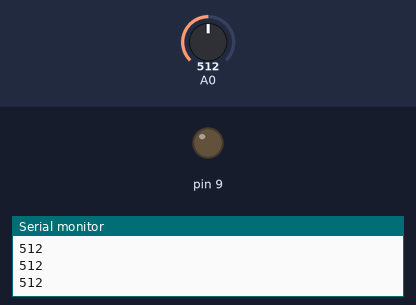
Bench run of a sketch on a simulated Arduino Uno, built with avr-gcc and run on an emulated ATmega328P. Parts: output pins drawn as LEDs (lit = HIGH), the last lines printed to the serial monitor. Inputs (shaded band) come from the test bench; at power-on: A0 = 512.

Above: at 1.2 s.
1.3 s: A0 set to 788
2.8 s: A0 set to 816
At 3.8 s:
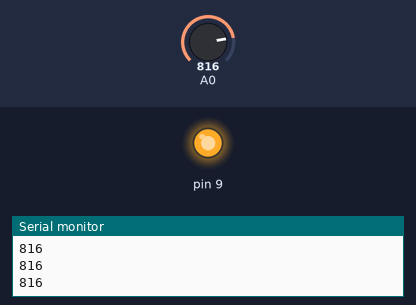
4.3 s: A0 set to 790
At 4.8 s:
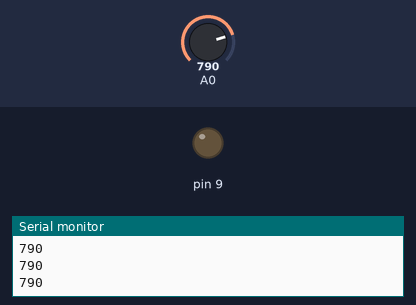
5.8 s: A0 set to 810
At 7.3 s:
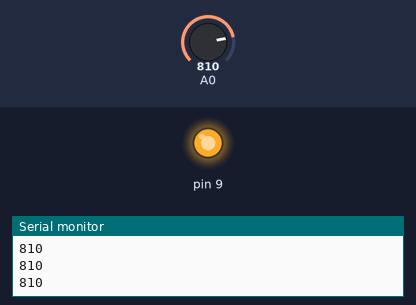
Timing chart, 0 to 8.3 s (numbered marks = the images above; inputs shaded):
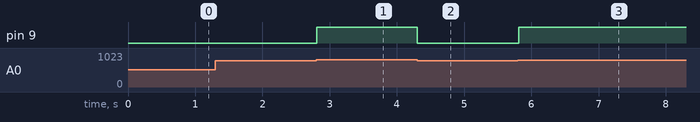

The sketch:

_02_capteur_lumiere.ino
```cpp
// ------------------------------------
void setup()
{
  pinMode(9, OUTPUT);
  Serial.begin(9600);
}

// ------------------------------------
void loop()
{
  // Lecture de la luminsité sur l'entrée analogique A0
  int luminosite = analogRead(A0);
  // On imprime la valeur sur le port série
  Serial.println(luminosite);
  if (luminosite>800)
  {
    digitalWrite(9,HIGH);
  }
  else
  {
    digitalWrite(9,LOW);
  }
}
```

Measured:
- the behaviour switches between 800 and 801 on A0 (found by bisection; images 0 and 1)
- after the input at 2.8 s, pin 9: LOW → HIGH at once
- after the input at 4.3 s, pin 9: HIGH → LOW at once
- after the input at 5.8 s, pin 9: LOW → HIGH at once
